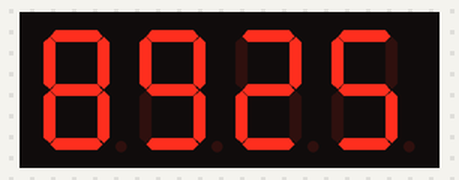
A sketch run on a simulated Arduino Uno, built with avr-gcc and run on an emulated ATmega328P. On the bench: 4-digit seven-segment display. The local clock reads 2024-03-15 10:24:30 at power-on unless the sketch sets it.

Above: at 4.1 s.

The sketch:

tiny-box.ino
```cpp
#include <DS3231.h>
#include <TM1637.h>

const uint16_t LOOP_TIME = 10000;
const int8_t TIMEZONE_CONVERT_PST = -8; //PST = GMT-8

const uint8_t NUM_7SEG = 4;
const uint8_t DAY_STARTHOUR  = 7;  //7AM
const uint8_t EVENING_STARTHOUR     = 17; //5PM
const uint8_t NIGHT_STARTHOUR       = 22; //10PM
const uint8_t DAY_BRIGHTNESS        = 6; //Bright
const uint8_t EVENING_BRIGHTNESS    = 3; //Normal
const uint8_t NIGHT_BRIGHTNESS      = 2; //Dim
const int8_t F_SEG = 0x71;  //0b01110001
const int8_t o_SEG = 0x5C;  //0b01011100
const int8_t r_SEG = 0x50;  //0b01010000
const int8_t J_SEG = 0x0E;  //0b00001110
const int8_t A_SEG = 0x77;  //0b01110111
const int8_t n_SEG = 0x54;  //0b01010100
const int8_t d_SEG = 0x5E;  //0b01011110
const int8_t V_SEG = 0x3E;  //0b00111110

//Each DS3231 module is different, batteries disconnected sometimes. Starts 1/1/2000 as per factory
const uint32_t DS3231_OFFSET = 946684800;

//Jules & I (or target date to count away from)
const uint32_t START_DATE_EPOCH = 1631166840;
//Current epoch date. Replace 3v battery (reset RTC) every time this is updated and flashed
const uint32_t LAST_DATE_EPOCH = 1638522583;

//Testing
//const uint32_t START_DATE_EPOCH = 1637749313;
//const uint32_t LAST_DATE_EPOCH = 1637749313;

const uint8_t UPLOAD_PADDING = 30;

//Update to force correction. Make sure to reset EEPROM to 0
const uint32_t FORCED_OFFSET = LAST_DATE_EPOCH + UPLOAD_PADDING - START_DATE_EPOCH;

uint32_t last_elapsed_epoch;
uint32_t start_timestamp = 0;

//TM1637 Seven-Segment SPI pins
int CLK = 3;
int DIO = 1;

TM1637 tm(CLK, DIO);

//DS3231 I2C is SCL pin 2 and SDA pin 0
RTClib rtc;

DateTime curr_dt;

void displayNoCoding(uint8_t BitAddr,int8_t DispData)
{
  tm.start();          //start signal sent to TM1637 from MCU
  tm.writeByte(ADDR_FIXED);//
  tm.stop();           //
  tm.start();          //
  tm.writeByte(BitAddr|0xc0);//
  tm.writeByte(DispData);//
  tm.stop();            //
  tm.start();          //
  tm.writeByte(tm.Cmd_DispCtrl);//
  tm.stop();           //
}

void display_number(uint32_t num) {

    uint16_t ten_scale = 1000;

    for (uint8_t i = 0; i < NUM_7SEG; i++) {
      if(num/ten_scale) {
        tm.display(i, num / ten_scale % 10);
      }
      else {
        tm.display(i, ' ');
      }
      ten_scale /= 10;
    }
}

void timeBrightnessAdjust(uint32_t currentEpoch) {
  int currentHour = ((currentEpoch + (TIMEZONE_CONVERT_PST*3600)) % 86400) / 3600;

  //Currently night
  if (currentHour >= NIGHT_STARTHOUR || currentHour < DAY_STARTHOUR){
    tm.set(NIGHT_BRIGHTNESS);
    //tm.display(3, 2);   //Debug
  }
  //Currently evening
  else if (currentHour >= EVENING_STARTHOUR && currentHour < NIGHT_STARTHOUR) {
    tm.set(EVENING_BRIGHTNESS);
    //tm.display(3, 1);   //Debug
  }
  //Currently day
  else {
    tm.set(DAY_BRIGHTNESS);
    //tm.display(3, 0);   //Debug
  }
}

void setup() {

  tm.init();

  tm.set(3);

  Wire.begin();

  curr_dt = rtc.now();
  start_timestamp = curr_dt.unixtime();

  /*
  //Test isualize brightness
  displayNoCoding(1, 0b0111111);
  displayNoCoding(2, 0b0111111);
  displayNoCoding(3, 0b0111111);
  while(1) {
    for (uint8_t i = 1; i < 8; i++) {
      tm.set(i);
      tm.display(0,i);
      delay(1000);
    }
  }
  */

  /*
  //Test time adjustment
  while(1) {
    //Day test
    timeBrightnessAdjust(1638374400); // 12/1 8AM PST
    delay(1000);
    //Evening test
    timeBrightnessAdjust(1638417600); // 12/1 8PM PST
    delay(1000);
    //Night test
    timeBrightnessAdjust(1638428400); // 12/1 11PM PST
    delay(1000);
  }
  */


  //Wake sequence
  displayNoCoding(0, F_SEG);
  displayNoCoding(1, o_SEG);
  displayNoCoding(2, r_SEG);
  displayNoCoding(3, J_SEG);

  delay(2000);
  tm.clearDisplay();

  displayNoCoding(0, A_SEG);
  displayNoCoding(1, n_SEG);
  displayNoCoding(2, d_SEG);
  displayNoCoding(3, V_SEG);

  delay(2000);
  tm.clearDisplay();
}

//uint32_t cnt = 0;

void loop() {

  uint32_t curr_rtc_epoch, curr_total_epoch, total_elapsed, days_since;


  //Current time - base time to get # seconds passed
  curr_dt = rtc.now();
  curr_rtc_epoch = curr_dt.unixtime();
  curr_total_epoch = curr_rtc_epoch - DS3231_OFFSET + LAST_DATE_EPOCH; //Seconds elapsed by RTC + last compilation epoch
  total_elapsed = curr_rtc_epoch + FORCED_OFFSET - DS3231_OFFSET;

  days_since = total_elapsed/86400;

  timeBrightnessAdjust(curr_total_epoch);
  display_number(days_since);

  delay(LOOP_TIME);
}
```
